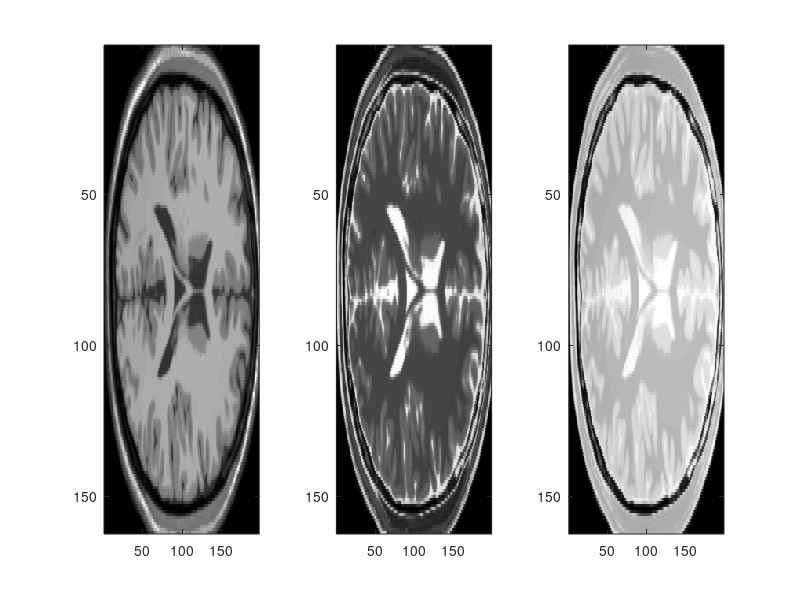

Write MATLAB code to recreate this figure. (Note: this script raises an error after producing the figure.)
% ----------------------------------- % 
% ------ Do not modify this code ---- %
% ------ Do not submit this code ---- % 
% ----------------------------------- % 
close all
clear all
clc

%%%%%%%%%%%%%%%%%%%%%%%%% 1) %%%%%%%%%%%%%%%%%%%%%%%%%%%%%
% Read and display an image
load Toy_T1_T2.mat
% Remove the following 3 variables underneath to revert to original


figure, 
subplot(1,3,1), imagesc(t1)
subplot(1,3,2), imagesc(t2)
subplot(1,3,3), imagesc(pd), colormap gray
%%%%%%%%%%%%%%%%%%%%%%%%% 2) %%%%%%%%%%%%%%%%%%%%%%%%%%%%%
% Apply KMeans, the features are t1 t2 pd
clusterCentersIn = [1 1 1; 1 1 0; 1 0 1; 0 1 1; 1 0 0; 0 1 0; 0 0 1; 0 0 0];
% do not uncomment the above line in your final code. Only uncomment it when you initially write your code (it is easier to have the clusterCentersIn, so write your first version of code using it.
InIm = zeros([size(t1) 3]); % input image that includes all t1 t2 pd data
InIm(:,:,1) = t1;
InIm(:,:,2) = t2;
InIm(:,:,3) = pd;
segmentedImage = KMeans(InIm,5,clusterCentersIn);
figure, imagesc(segmentedImage), colormap hot
title('KMeans with t1 t2 pd');

% %%%%%%%%%%%%%%%%%%%%%%%%% 3) %%%%%%%%%%%%%%%%%%%%%%%%%%%%%
% % Create two new images that encode the x and y coordinates of each pixel in the image.
% 
% Ximage = repmat( [1:size(InIm,2)], size(InIm,1), 1);    % Specifies list of scalars, r1, r2, ..., rN, that describes how copies of A 
%                                                         % are arranged in each dimension. When A has N dimensions, the size of B is 
%                                                         % size(A).*[r1...rN]. For example, repmat([1 2; 3 4],2,3) returns a 4-by-6 matrix.
%                                                         
% Yimage = repmat( [1:size(InIm,1)]', 1, size(InIm,2));   % Specifies list of scalars, r1, r2, ..., rN, that describes how copies of A 
%                                                         % are arranged in each dimension. When A has N dimensions, the size of B is 
%                                                         % size(A).*[r1...rN]. For example, repmat([1 2; 3 4],2,3) returns a 4-by-6 matrix. 
% 
% %%%%%%%%%%%%%%%%%%%%%%%%% 4) %%%%%%%%%%%%%%%%%%%%%%%%%%%%%
% % Normalize and add to features
% FeatureIin = zeros( size(InIm,1), size(InIm,2), 5);
% FeatureIin(:,:,1:3) = InIm;
% FeatureIin(:,:,4) = Ximage/max(Ximage(:));
% FeatureIin(:,:,5) = Yimage/max(Yimage(:));
% 
% %%%%%%%%%%%%%%%%%%%%%%%%% 5) %%%%%%%%%%%%%%%%%%%%%%%%%%%%%
% % Apply Kmeans to new feature image
% segmentedImage = KMeans(FeatureIin,5,clusterCentersIn);
% figure, imagesc(segmentedImage)
% title('KMeans with t1 t2 pd X Y');
% display('Finished!'), colormap hot
